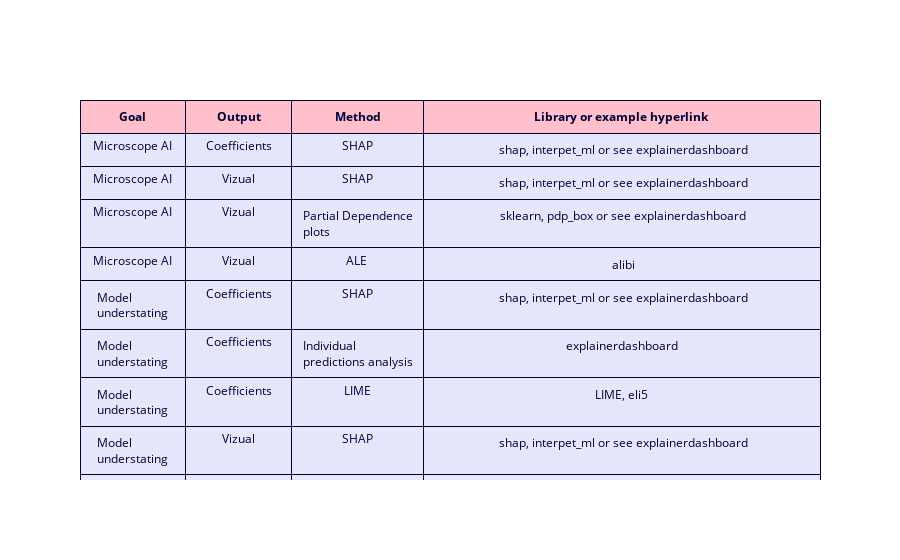

Notebook source saved alongside this figure:
### Code cell
fig = go.Figure(
    data=[
        go.Table(
            columnwidth = [0.8, 0.8, 1, 3],
            header=dict(
                values=[f"<b>{i}</b>" for i in general_table2.columns.to_list()],
                fill_color='pink'
                ),
            cells=dict(
                values=general_table2.transpose(), fill_color='lavender'),
            )
        ]
    )
fig.show()

### Figure 1 — Plotly figure (JSON) as saved in the notebook; plotly's stock layout.template omitted (floating-point values rounded to 4 significant figures)
{"data": [{"cells": {"fill": {"color": "lavender"}, "values": [["Microscope AI", "Microscope AI", "Microscope AI", "Microscope AI", "Model understating", "Model understating", "Model understating", "Model understating", "Model understating", "Model understating", "Model understating", "Model understating", "Model debugging", "Model debugging", "Model debugging", "Model debugging", "Model debugging", "Model debugging"], ["Coefficients", "Vizual", "Vizual", "Vizual", "Coefficients", "Coefficients", "Coefficients", "Vizual", "Vizual", "Vizual", "Vizual", "Vizual", null, null, null, null, null, null], ["SHAP", "SHAP", "Partial Dependence plots", "ALE ", "SHAP", "Individual predictions analysis", "LIME", "SHAP", "Partial Dependence plots", "Contrafactual explanations", "Individual changes analysis", "ICE", "Individual changes analysis", "Individual predictions analysis", "Anchors", "Permutation importances", "SHAP", "Feature Importances"], [" <a href=\"https://shap.readthedocs.io/en/latest/index.html\">shap</a>, <a href=\"https://interpret.ml/docs/shap.html\">interpet_ml</a> or see <a href=\"https://explainerdashboard.readthedocs.io/en/latest/dashboards.html\">explainerdashboard</a>", " <a href=\"https://shap.readthedocs.io/en/latest/index.html\">shap</a>, <a href=\"https://interpret.ml/docs/shap.html\">interpet_ml</a> or see <a href=\"https://explainerdashboard.readthedocs.io/en/latest/dashboards.html\">explainerdashboard</a>", " <a href=\"https://scikit-learn.org/stable/modules/generated/sklearn.inspection.partial_dependence.html#sklearn.inspection.partial_dependence\">sklearn</a>, <a href=\"https://pdpbox.readthedocs.io/en/latest/\">pdp_box</a> or see <a href=\"https://explainerdashboard.readthedocs.io/en/latest/dashboards.html\">explainerdashboard</a>", " <a href=\"https://github.com/SeldonIO/alibi/blob/master/doc/source/examples/ale_classification.ipynb\">alibi</a>", " <a href=\"https://shap.readthedocs.io/en/latest/index.html\">shap</a>, <a href=\"https://interpret.ml/docs/shap.html\">interpet_ml</a> or see <a href=\"https://explainerdashboard.readthedocs.io/en/latest/dashboards.html\">explainerdashboard</a>", "<a href=\"https://explainerdashboard.readthedocs.io/en/latest/dashboards.html\">explainerdashboard</a>", " <a href=\"https://github.com/marcotcr/lime?ysclid=lde9mmnb1o897888624\">LIME</a>, <a href=\"https://eli5.readthedocs.io/en/latest/blackbox/lime.html/\">eli5</a> ", " <a href=\"https://shap.readthedocs.io/en/latest/index.html\">shap</a>, <a href=\"https://interpret.ml/docs/shap.html\">interpet_ml</a> or see <a href=\"https://explainerdashboard.readthedocs.io/en/latest/dashboards.html\">explainerdashboard</a>", " <a href=\"https://scikit-learn.org/stable/modules/generated/sklearn.inspection.partial_dependence.html#sklearn.inspection.partial_dependence\">sklearn</a>, <a href=\"https://pdpbox.readthedocs.io/en/latest/\">pdp_box</a> or see <a href=\"https://explainerdashboard.readthedocs.io/en/latest/dashboards.html\">explainerdashboard</a>", "<a href=\"https://interpret.ml/DiCE/dice_ml.html#\">dice_ml</a>", "<a href=\"https://explainerdashboard.readthedocs.io/en/latest/dashboards.html\">explainerdashboard</a>", "<a href=\"https://explainerdashboard.readthedocs.io/en/latest/dashboards.html\">explainerdashboard</a>", "<a href=\"https://explainerdashboard.readthedocs.io/en/latest/dashboards.html\">explainerdashboard</a>", "<a href=\"https://explainerdashboard.readthedocs.io/en/latest/dashboards.html\">explainerdashboard</a>", "<a href=\"https://docs.seldon.io/projects/alibi/en/stable/explanations/examples.html#anchors\">alibi</a>", "<a href=\"https://eli5.readthedocs.io/en/latest/\">eli5</a>", " <a href=\"https://shap.readthedocs.io/en/latest/index.html\">shap</a>, <a href=\"https://interpret.ml/docs/shap.html\">interpet_ml</a> or see <a href=\"https://explainerdashboard.readthedocs.io/en/latest/dashboards.html\">explainerdashboard</a>", "<a href=\"https://github.com/oracle/skater/blob/main/examples/sklearn-classifiers.ipynb\">eli5</a> or as a method in sklearn.ensemble models, XGBoost, CatBoost and LightGBM packages"]]}, "columnwidth": [0.8, 0.8, 1, 3], "header": {"fill": {"color": "pink"}, "values": ["<b>Goal</b>", "<b>Output</b>", "<b>Method</b>", "<b>Library or example hyperlink</b>"]}, "type": "table"}], "layout": {"autosize": true}}
